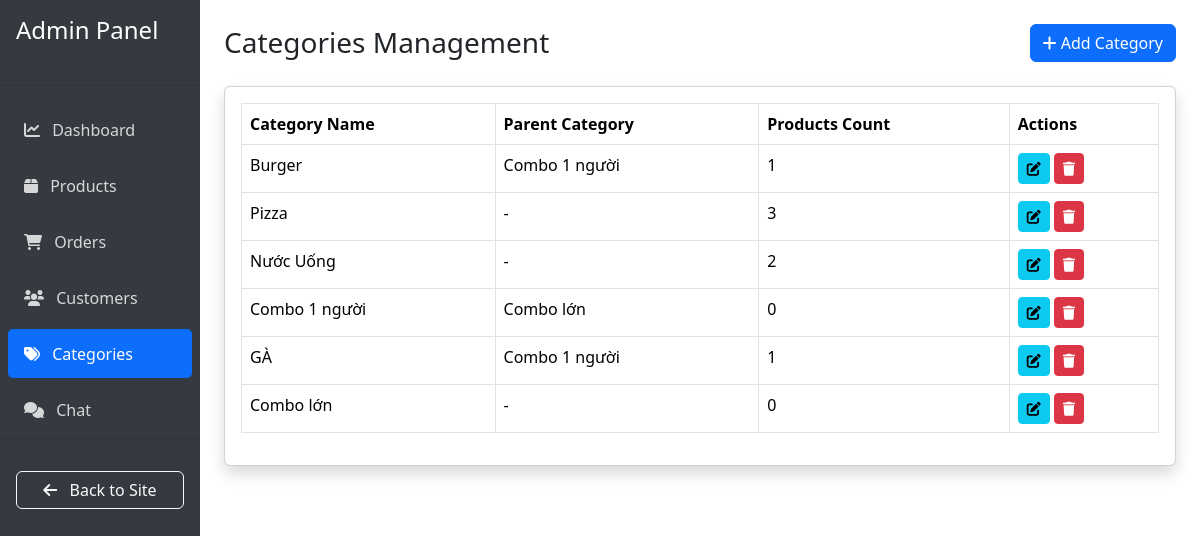
The page /admin-categories/ (signed in) on the database its author committed.
### hoadeptrai/models.py (models this page shows, shortened)
class Category(models.Model):
    category_name = models.CharField(max_length=255)
    parent_category = models.ForeignKey('self', on_delete=models.SET_NULL, null=True, blank=True)

### hoadeptrai/views.py (the view, shortened to what this page needs)
# urls.py: path('admin-categories/', views.admin_categories, name='admin_categories'),
@staff_member_required
def admin_categories(request):
    categories = Category.objects.all()
    context = {
        'categories': categories,
    }
    return render(request, 'admin/categories.html', context)

### hoadeptrai/templates/admin/categories.html (shortened to what this page needs)
{% extends 'admin/base_admin.html' %}
{% block content %}
<div class="container-fluid">
    <div class="d-flex justify-content-between align-items-center mb-4">
        <h1 class="h3 mb-0 text-gray-800">Categories Management</h1>
        <button class="btn btn-primary" data-bs-toggle="modal" data-bs-target="#addCategoryModal">
            <i class="fas fa-plus"></i> Add Category
        </button>
    </div>
    <div class="card shadow mb-4">
        <div class="card-body">
            <div class="table-responsive">
                <table class="table table-bordered">
                    <thead>
                        <tr>
                            <th>Category Name</th>
                            <th>Parent Category</th>
                            <th>Products Count</th>
                            <th>Actions</th>
                        </tr>
                    </thead>
                    <tbody>
                        {% for category in categories %}
                        <tr>
                            <td>{{ category.category_name }}</td>
                            <td>{{ category.parent_category.category_name|default:"-" }}</td>
                            <td>{{ category.product_set.count }}</td>
                            <td>
                                <button class="btn btn-sm btn-info edit-category"
                                        data-id="{{ category.id }}"
                                        data-name="{{ category.category_name }}"
                                        data-parent="{{ category.parent_category.id|default:'' }}"
                                        data-bs-toggle="modal"
                                        data-bs-target="#editCategoryModal">
                                    <i class="fas fa-edit"></i>
                                </button>
                                <button class="btn btn-sm btn-danger delete-category"
                                        data-id="{{ category.id }}"
                                        data-name="{{ category.category_name }}"
                                        data-bs-toggle="modal"
                                        data-bs-target="#deleteCategoryModal">
                                    <i class="fas fa-trash"></i>
                                </button>
                            </td>
                        </tr>
                        {% endfor %}
                    </tbody>
                </table>
            </div>
        </div>
    </div>
</div>
{% endblock %}

### rows shown on the page
Category: category_name "Burger", parent_category.category_name "Combo 1 người", product_set.count "1"
Category: category_name "Pizza", parent_category.category_name "-", product_set.count "3"
Category: category_name "Nước Uống", parent_category.category_name "-", product_set.count "2"
Category: category_name "Combo 1 người", parent_category.category_name "Combo lớn", product_set.count "0"
Category: category_name "GÀ", parent_category.category_name "Combo 1 người", product_set.count "1"
Category: category_name "Combo lớn", parent_category.category_name "-", product_set.count "0"
